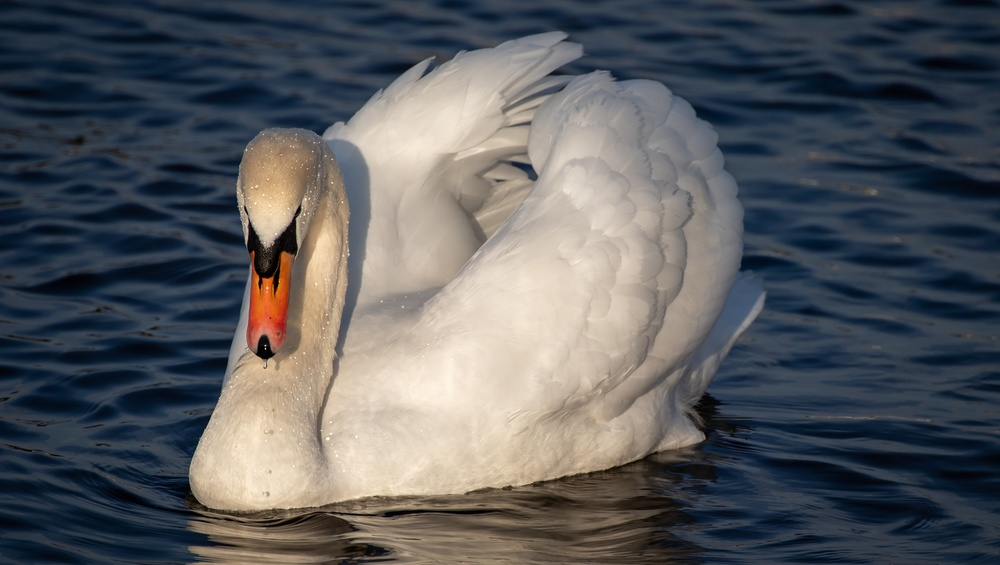
#> input picture img/swan.jpg, 1000 x 565 px, shrunk from 1920 x 1085 before the run
$ python 15.binary_image_adaptive_threshold.py
#> lines starting #> are read from the running program, lines starting #| are printed output that depends on the picture; after the words box and inside, x2 and y2 are one past the last pixel; in counts of white or black regions, pixels touching at a corner belong together
import cv2


src = cv2.imread("../img/swan.jpg")
#> src is the input picture: shape (565, 1000, 3); mean B, G, R 94.3, 90.8, 88.6
gray = cv2.cvtColor(src, cv2.COLOR_BGR2GRAY)
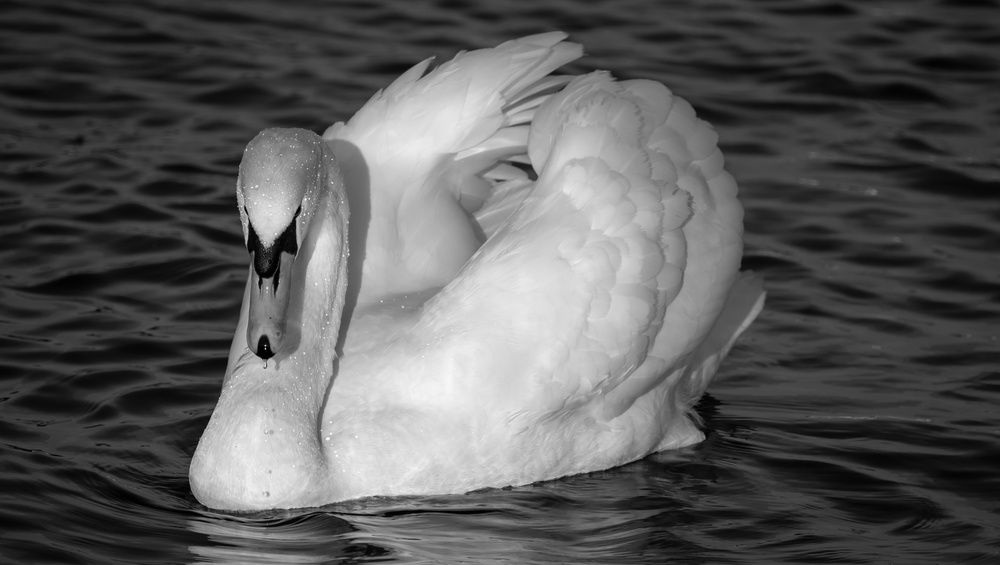
#> gray: shape (565, 1000); min 0, max 252, mean 90.6
binary = cv2.adaptiveThreshold(gray, 255, cv2.ADAPTIVE_THRESH_MEAN_C, cv2.THRESH_BINARY, 33, -5)
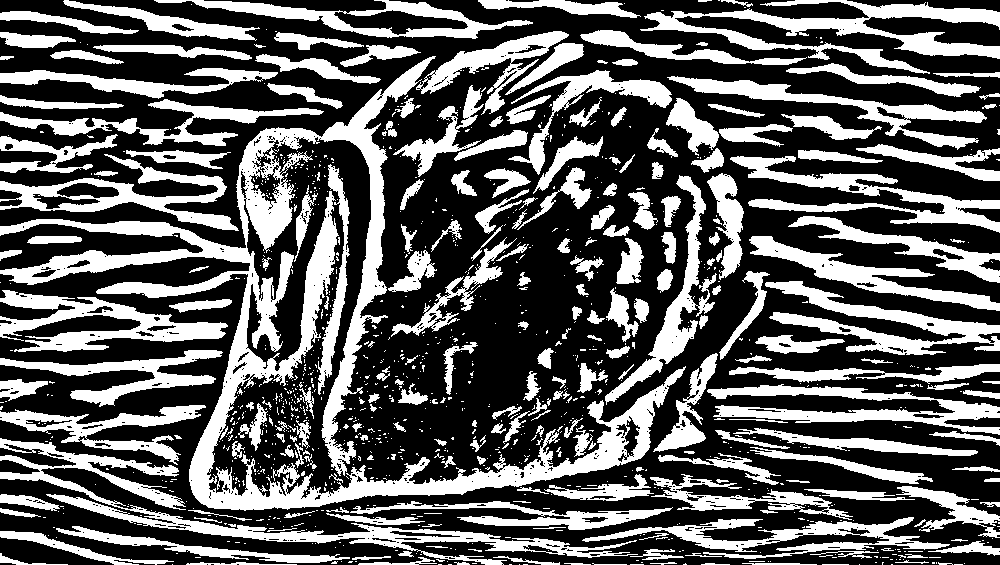
#> binary: shape (565, 1000); 36.6% white; 1129 white regions (889 under 20 px), largest, box (x1, y1, x2, y2) and area: (0, 56, 686, 511) 37843, (0, 438, 638, 565) 9561, (640, 0, 1000, 74) 7893

cv2.imshow("binary", binary)
cv2.waitKey(0)
cv2.destroyAllWindows()

$ run again, with img/beagle.jpg copied over img/swan.jpg
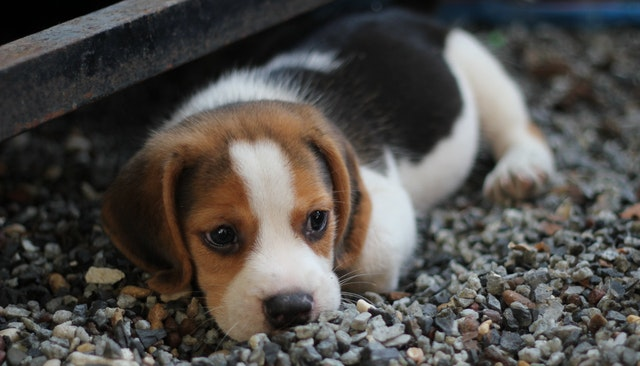
#> input picture img/beagle.jpg, 640 x 366 px
#> src is the input picture: shape (366, 640, 3); mean B, G, R 73.8, 77.2, 80.1
#> `gray = cv2.cvtColor(src, cv2.COLOR_BGR2GRAY)`:
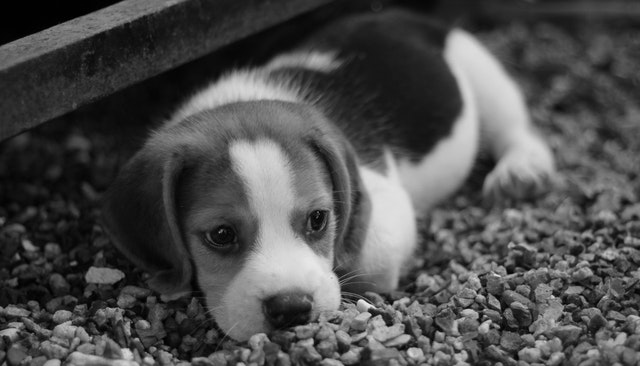
#> gray: shape (366, 640); min 0, max 237, mean 77.6
#> `binary = cv2.adaptiveThreshold(gray, 255, cv2.ADAPTIVE_THRESH_MEAN_C, ..`:
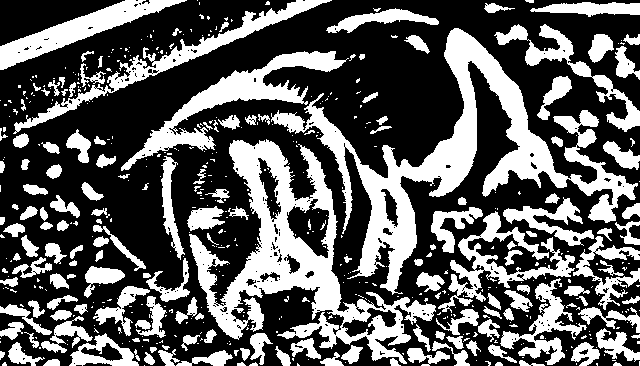
#> binary: shape (366, 640); 36.6% white; 524 white regions (358 under 20 px), largest, box (x1, y1, x2, y2) and area: (271, 28, 638, 295) 18015, (189, 139, 436, 364) 15047, (121, 51, 349, 171) 5159

$ run again, with img/building.jpg copied over img/swan.jpg
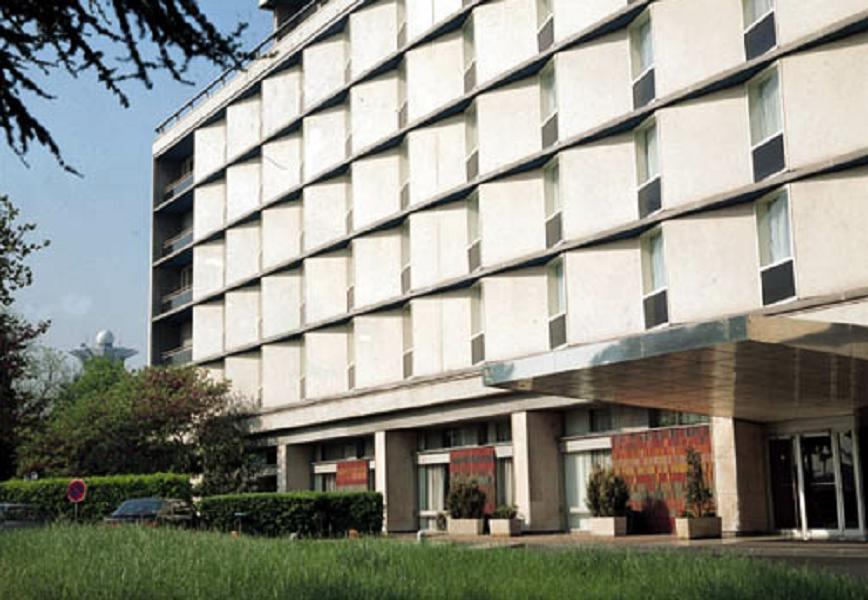
#> input picture img/building.jpg, 868 x 600 px
#> src is the input picture: shape (600, 868, 3); mean B, G, R 133.7, 143.6, 142.9
#> `gray = cv2.cvtColor(src, cv2.COLOR_BGR2GRAY)`:
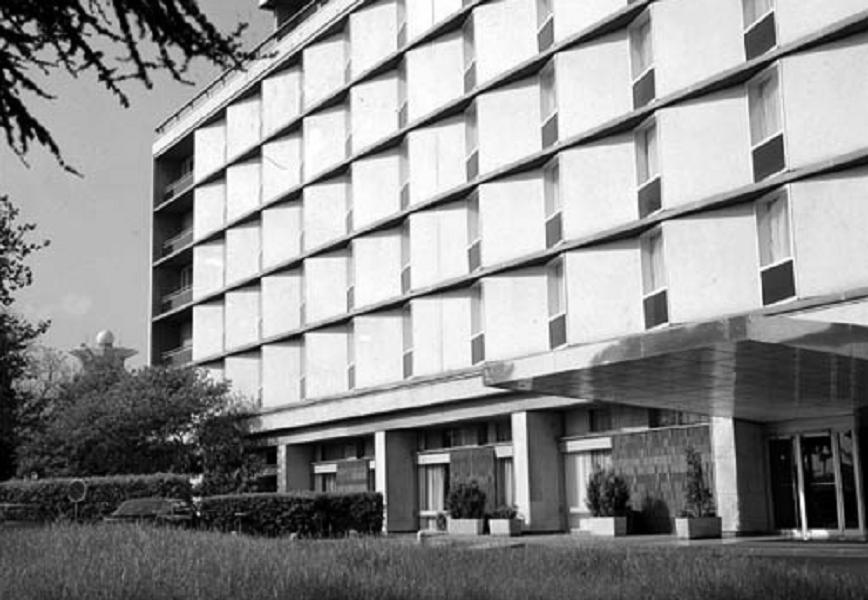
#> gray: shape (600, 868); min 0, max 255, mean 142.3
#> `binary = cv2.adaptiveThreshold(gray, 255, cv2.ADAPTIVE_THRESH_MEAN_C, ..`:
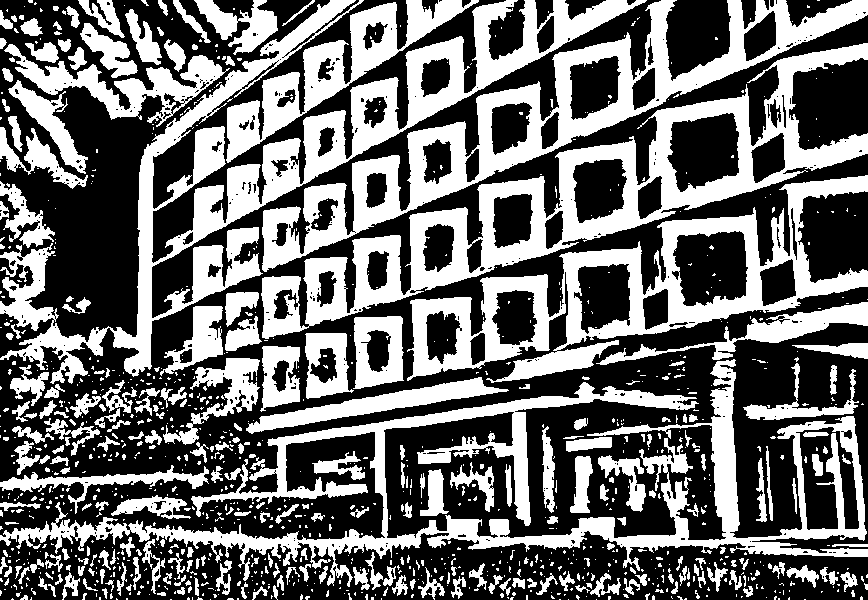
#> binary: shape (600, 868); 42.3% white; 1089 white regions (825 under 20 px), largest, box (x1, y1, x2, y2) and area: (0, 0, 647, 384) 35264, (0, 359, 868, 587) 31738, (261, 43, 868, 339) 28800
